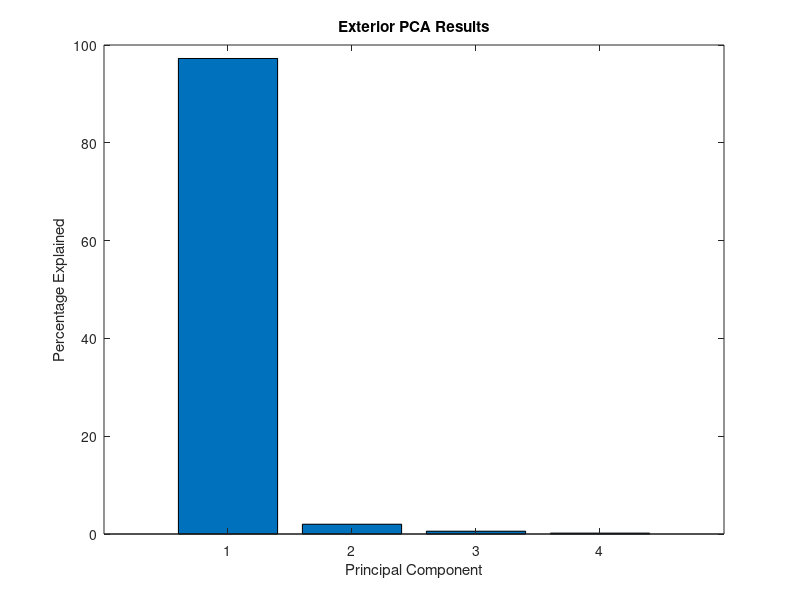
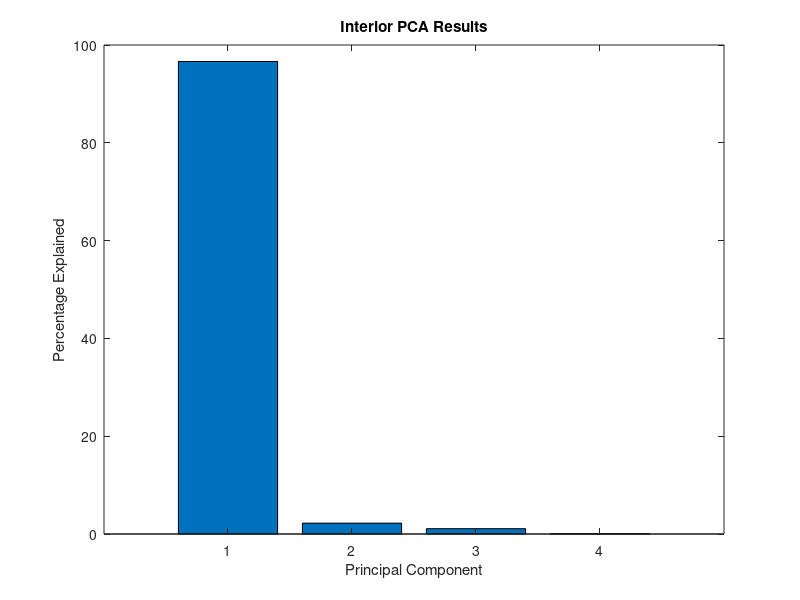
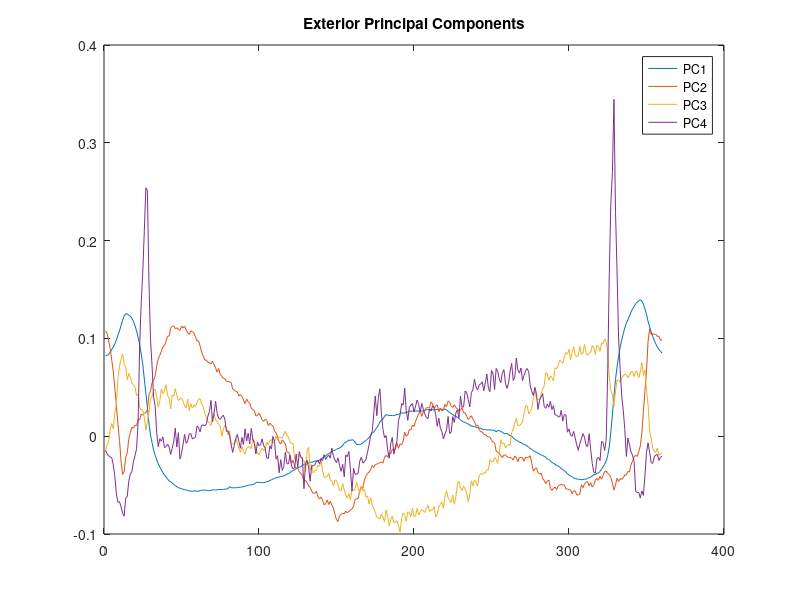
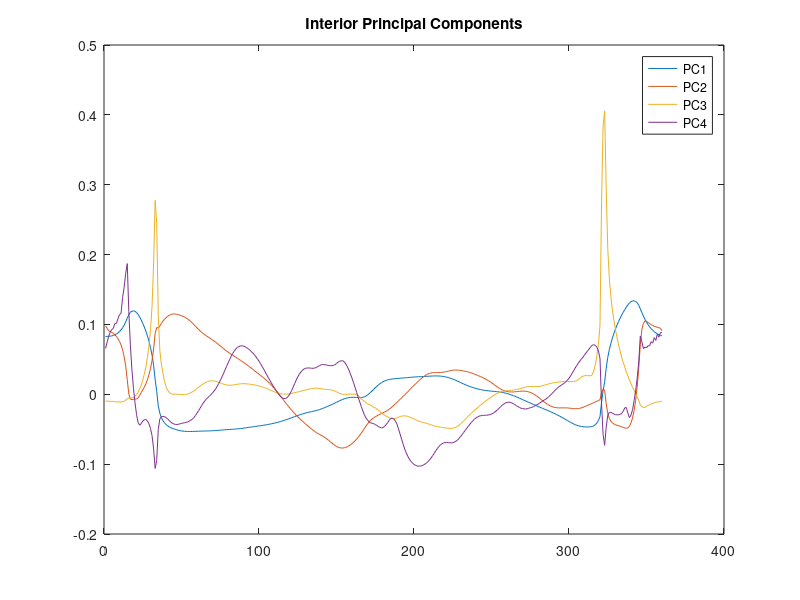

Reproduce these figures in MATLAB, in order.
load DATA.mat
load ellDATA.mat

% Remove the last column in DATA_ext and DATA_int (repeats of the first
% point)
DATA_ext = DATA_ext(:,1:(end-1));
DATA_int = DATA_int(:,1:(end-1));

% Subtract the real data from the ellipse fit for the interior and exterior
ext_diff = ellDATA_ext - DATA_ext;
int_diff = ellDATA_int - DATA_int;

[extPCAs, extcoeffs, extPCA_variances, exttstat, extexplained, extvarMeans] = pca(ext_diff);
[intPCAs, intcoeffs, intPCA_variances, inttstat, intexplained, intvarMeans] = pca(int_diff);

threshold = 95;

figure(1);
bar(extexplained);
title('Exterior PCA Results');
xlabel('Principal Component');
ylabel('Percentage Explained');

figure(2);
bar(intexplained);
title('Interior PCA Results');
xlabel('Principal Component');
ylabel('Percentage Explained');

figure(3);
plot(extPCAs);
title('Exterior Principal Components');
legend('PC1','PC2','PC3','PC4');

figure(4);
plot(intPCAs);
title('Interior Principal Components');
legend('PC1','PC2','PC3','PC4');
